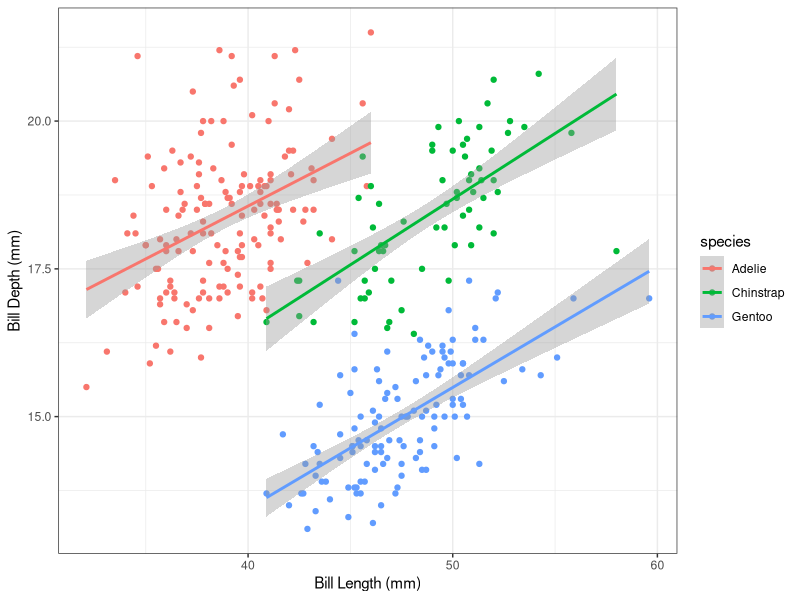
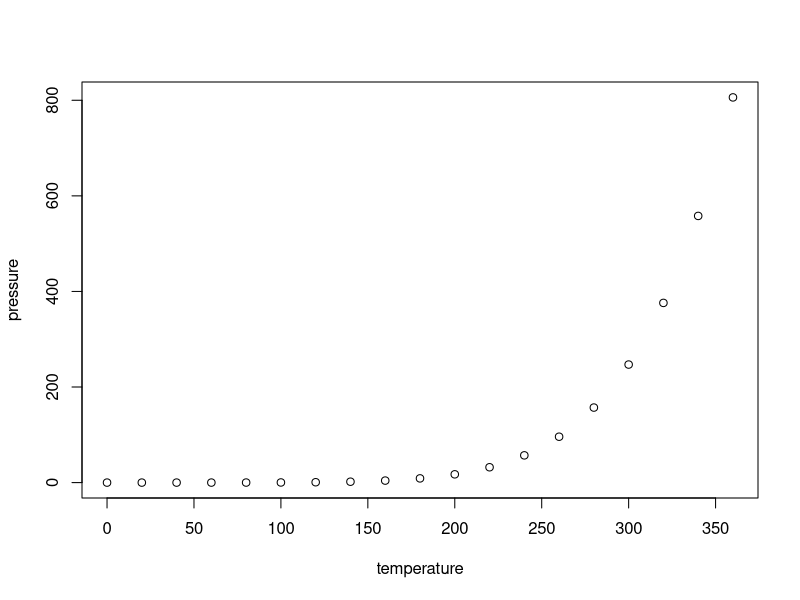

Here is the R script that generated these plots, in order:
## ---- chunk 1
knitr::opts_chunk$set(echo = TRUE)
## ---- chunk 2
library(tidyverse)
library(here)
library(palmerpenguins)
## ---- chunk 3
glimpse(penguins)
## ---- chunk 4
penguins %>%  # using a penguin dataset
  ggplot(mapping = aes(x = bill_length_mm, # bill legth will be on x
             y = bill_depth_mm, # bill depth is on y
             color = species)) +
  geom_point() +
  geom_smooth(method = "lm") +
  labs(x = "Bill Length (mm)",
       y = "Bill Depth (mm)") +
  theme_bw()
## ---- chunk 5
summary(cars)
## ---- chunk 6
plot(pressure)
